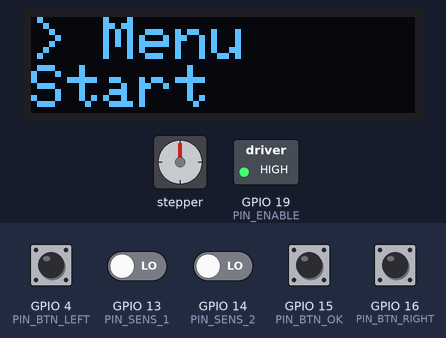
The program below on a simulated ESP32. On the bench: 128×32 one-colour display, stepper motor, switched loads named in the program (green lamp = pin HIGH). The inputs (shaded band) are chosen by the test bench; at power-on: GPIO 4 (PIN_BTN_LEFT), GPIO 15 (PIN_BTN_OK), GPIO 16 (PIN_BTN_RIGHT) HIGH, GPIO 13 (PIN_SENS_1), GPIO 14 (PIN_SENS_2) LOW. EEPROM starts erased; stepper angles assume 400 steps per turn; what the program prints to the serial monitor is not drawn.

Above: at 1.2 s.
1.3 s: GPIO 4 (PIN_BTN_LEFT) pulled LOW for 0.15 s
At 2.1 s:
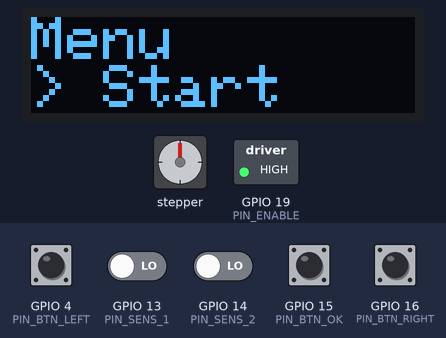
2.9 s: GPIO 15 (PIN_BTN_OK) pulled LOW for 0.15 s
At 3.3 s:
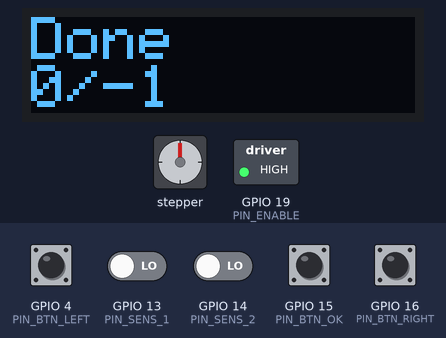
6.0 s: GPIO 13 (PIN_SENS_1) driven HIGH
At 6.9 s:
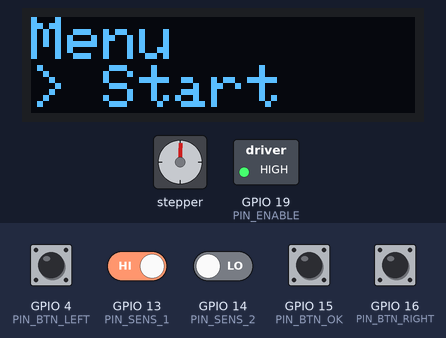
7.5 s: GPIO 16 (PIN_BTN_RIGHT) pulled LOW for 0.15 s
At 8.0 s:
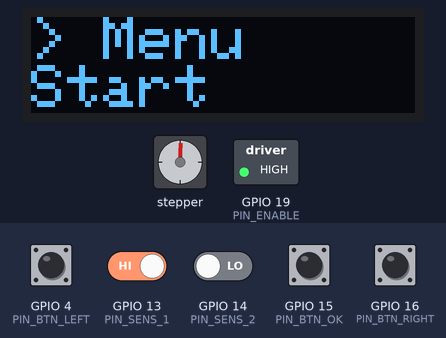
9.1 s: GPIO 15 (PIN_BTN_OK) pulled LOW for 1 s
At 10.5 s:
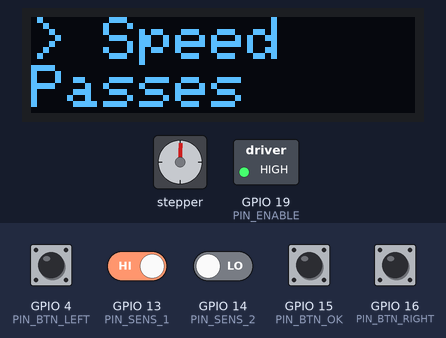
11.6 s: GPIO 4 (PIN_BTN_LEFT) pulled LOW for 1 s
At 12.4 s:
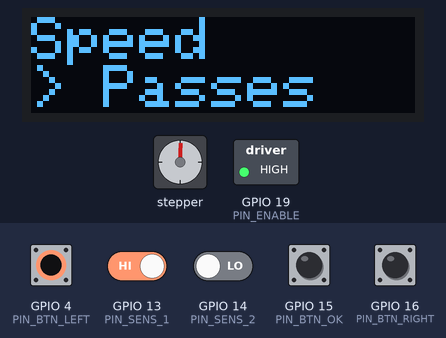
Timing chart, 0 to 14.6 s (numbered marks = the images above; inputs shaded):
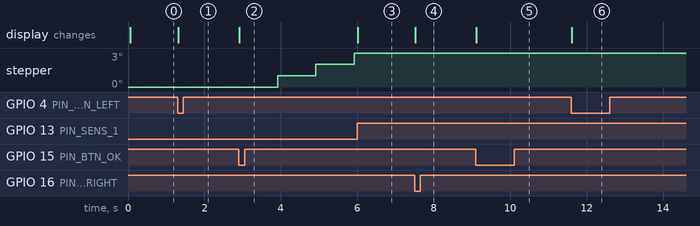

The program:

main.cpp
```cpp
#include <Arduino.h>
#include <Wire.h>
#include <Adafruit_GFX.h>
#include <Adafruit_SSD1306.h>
#include <AccelStepper.h>
#include <GyverStepper.h>
#include <EEPROM.h>

// ================= НАСТРОЙКИ ПИНОВ =================
const int PIN_BTN_LEFT = 4;
const int PIN_BTN_RIGHT = 16;
const int PIN_BTN_OK   = 15;
const int PIN_STEP     = 5;
const int PIN_DIR      = 18;
const int PIN_ENABLE   = 19;
const int PIN_SENS_1   = 13;
const int PIN_SENS_2   = 14;

// ================= OLED =================
#define SCREEN_WIDTH 128
#define SCREEN_HEIGHT 32
Adafruit_SSD1306 display(SCREEN_WIDTH, SCREEN_HEIGHT, &Wire, -1);

// ================= ШАГОВИК =================
AccelStepper stepper(AccelStepper::DRIVER, PIN_STEP, PIN_DIR);
const int STEPS_PER_REV = 400;

GStepper<STEPPER2WIRE> gstepper(STEPS_PER_REV, PIN_STEP, PIN_DIR);

// ================= СОСТОЯНИЕ =================
esp_timer_handle_t stepTimer = nullptr;
long currentStep = 0;
int stepDirection = 1;

struct MotorVals1{
  int speedVal;
  int passesVal;
} Vals;

struct MotorVals2{
  int speedVal=150;
  int passesVal=1;
} Test;

int menuCursor = 0;   // 0=Speed, 1=Passes
int passesCount = 0;
unsigned long btn0_timer = 0;
bool setup_flag = false;
bool isRunning = false;
bool displayChange_flag = true;
bool menu_select_flag = false;
bool menu_return_flag = false;
bool options_select_flag = false;
bool options_quit_flag = false;
bool changing_speed_state = false;
bool changing_passes_state = false;
bool sens1_flag = false;
bool sens2_flag = false;
bool direction = false;
long targetSteps = 0;

// Режимы работы кнопок
enum UIMode { MODE_MENU, MODE_OPTIONS };
UIMode uiMode = MODE_MENU;

// ================= АНТИДРЕБЕЗГ =================
struct Button {
    int pin;
    int lastState;
    unsigned long lastDebounce;
} buttons[5] = {
    {PIN_BTN_LEFT, HIGH, 0},
    {PIN_BTN_RIGHT, HIGH, 0},
    {PIN_BTN_OK, HIGH, 0},
    {PIN_SENS_1, HIGH, 0},
    {PIN_SENS_2, HIGH, 0}
};
const unsigned long DEBOUNCE_DELAY = 50;

// ================= ПРОТОТИПЫ =================
void handleButtons();
void handleSensors();
void onButtonPress(int btn);
void handleDisplay();
void drawDisplay();
//160 = 10 мм/c

// ================= SETUP =================
void setup() {
    Serial.begin(9600);
    for (int i = 0; i < 3; i++) pinMode(buttons[i].pin, INPUT_PULLUP);
    pinMode(PIN_ENABLE, OUTPUT);
    digitalWrite(PIN_ENABLE, HIGH);
    pinMode(PIN_SENS_1, INPUT);
    pinMode(PIN_SENS_2, INPUT);


    if (!display.begin(SSD1306_SWITCHCAPVCC, 0x3C)) {
        Serial.println(F("OLED init failed"));
        for (;;);
    }

    display.setTextSize(2);
    display.setTextColor(SSD1306_WHITE);
    display.setRotation(2);
    display.clearDisplay();
    display.display();
    EEPROM.begin(10);

    uiMode = MODE_MENU;
    EEPROM.get(0, Vals);

    gstepper.setRunMode(KEEP_SPEED);
    gstepper.setSpeed(abs(Vals.speedVal));    // в шагах/сек
    gstepper.setAcceleration(16000);
  }

// ================= LOOP =================
void loop() {
  if (isRunning) gstepper.tick();
  handleButtons();
  handleSensors();
  if(displayChange_flag){
    displayChange_flag=false;
    handleDisplay();
    drawDisplay();
  }
}

// ================= КНОПКИ =================
void handleButtons() {
    unsigned long now = millis();
    for (int i = 0; i < 3; i++) {
        int reading = digitalRead(buttons[i].pin);
            if (reading == LOW && buttons[i].lastState == HIGH && (millis()-buttons[i].lastDebounce>=170)) {
                displayChange_flag=true;
                buttons[i].lastDebounce = millis();
                onButtonPress(i);
            }
        buttons[i].lastState = reading;
    }
  if(buttons[0].lastState == 1)btn0_timer=now;
  if((!changing_speed_state)&&(!changing_passes_state)&&(buttons[0].lastState == 0)&&(millis()-btn0_timer >= 1200)) {
    uiMode = MODE_MENU;
    displayChange_flag=true;
  }
}

void handleSensors(){
  if (digitalRead(PIN_SENS_1)&&(!sens1_flag)){
    Vals.speedVal= 0 - abs(Vals.speedVal);
    sens1_flag = true;
    sens2_flag = false;
    direction = 1;
    gstepper.setSpeed(Vals.speedVal);
    if(setup_flag){
      passesCount++;
    }else{
      setup_flag = true;
      isRunning = false;
    }
    displayChange_flag = true;
    if(passesCount>=Vals.passesVal){
      passesCount=0;
      isRunning=false;
      displayChange_flag = true;
    }
    Serial.printf("Sensor 1, %d, ", Vals.speedVal);
    Serial.println(direction);

  }
    if (digitalRead(PIN_SENS_2)&&(!sens2_flag)){
    Vals.speedVal= abs(Vals.speedVal);
    sens2_flag = true;
    sens1_flag = false;
    direction = 0;
    gstepper.setSpeed(Vals.speedVal);
    Serial.printf("Sensor 2, %d, ", Vals.speedVal);
    Serial.println(direction);
  }
}

void onButtonPress(int btn) {
  if (isRunning) {
    if ((btn==0)||(btn==1)||(btn == 2)) isRunning = false;
  return;
  }
  if ((btn==0)||(btn==1)) {
    if((!changing_speed_state)&&(!changing_passes_state)){
      menuCursor = (menuCursor + 1) % 2;
    }
    if ((uiMode==MODE_OPTIONS)&&(changing_speed_state)) {
      if((btn==0)&&(abs(Vals.speedVal)>0)) {
        if(direction){
          Vals.speedVal = 0 - (abs(Vals.speedVal)-16*5);
        }else{
          Vals.speedVal = abs(Vals.speedVal)-16*5;
        }
      }
      if((btn==1)&&(abs(Vals.speedVal)<1600)){
        if(direction){
          Vals.speedVal = 0 - (abs(Vals.speedVal)+16*5);
        }else{
          Vals.speedVal = abs(Vals.speedVal)+16*5;
        }
      }
      EEPROM.put(0, Vals);
      EEPROM.commit();
    }
      if ((uiMode==MODE_OPTIONS)&&(changing_passes_state)) {
        if((btn==0)&&(Vals.passesVal>0)) Vals.passesVal-=1;
        if((btn==1)&&(Vals.passesVal<1000)) Vals.passesVal+=1;
        EEPROM.put(0, Vals);
        EEPROM.commit();
    }
  }
  if ((btn==2)){
    if ((uiMode==MODE_MENU)&&(!changing_speed_state)&&(!changing_passes_state)) menu_select_flag = 1;
    if ((uiMode==MODE_OPTIONS)&&(!changing_speed_state)&&(!changing_passes_state)) options_select_flag = 1;
    if ((uiMode==MODE_OPTIONS)&&((changing_speed_state)||(changing_passes_state))) options_quit_flag = 1;
    //Serial.println(options_select_flag);
  }
}

void handleDisplay(){
  switch(uiMode){
    case MODE_MENU:
      if((menuCursor==0)&&(menu_select_flag)){
        menu_select_flag = false;
        uiMode = MODE_OPTIONS;
        return;
      }
      if((menuCursor==1)&&(menu_select_flag)){
        menu_select_flag = false;
        isRunning = true;
        if(setup_flag) {
          gstepper.setSpeed(Vals.speedVal);
        } else {
          gstepper.setSpeed(abs(Vals.speedVal));
        }
      }
      break;
    case MODE_OPTIONS:
      if((menuCursor==0)&&(options_select_flag)){
          options_select_flag = false;
          changing_speed_state = true;
          changing_passes_state = false;
      }
      if((menuCursor==1)&&(options_select_flag)){
        options_select_flag = false;
        changing_passes_state = true;
        changing_speed_state = false;
      }
      if(options_quit_flag){
        options_quit_flag = false;
        changing_speed_state = false;
        changing_passes_state = false;
      }
      break;
  }
}

void drawDisplay() {
  display.clearDisplay();
  switch(uiMode){
    case MODE_MENU:
      if(isRunning){
        display.setCursor(0, 0);
        display.println("Done");
        display.print(passesCount);
        display.print("/");
        display.print(Vals.passesVal);
        display.display();
        return;
      }
      display.setCursor(0, 0);
      if(menuCursor==0) display.print("> ");
      display.println("Menu");
      if(menuCursor==1) display.print("> ");
      display.print("Start");
      display.display();
      break;
    case MODE_OPTIONS:
      display.setCursor(0,0);
      if(changing_speed_state){
        display.println("Speed");
        display.print(abs(Vals.speedVal)/16);
        display.print(" mm/s");
        display.display();
        return;
      }
      if(changing_passes_state){
        display.println("Passes");
        display.print(Vals.passesVal);
        display.display();
        return;
      }
      if((!changing_speed_state)&&(!changing_speed_state)){
        if(menuCursor==0) display.print("> ");
        display.println("Speed");
        if(menuCursor==1) display.print("> ");
        display.print("Passes");
        display.display();
      }
      break;
  }
}
```

Measured:
- after the input at 1.3 s, the display: changes at once (image 1)
- after the input at 6.0 s, stepper: stops changing and stays 3°; the display: changes at once (image 3)
- after the input at 7.5 s, the display: changes at once (image 4)
- after the input at 9.1 s, the display: changes at once (image 5)
- after the input at 11.6 s, the display: changes at once (image 6)
